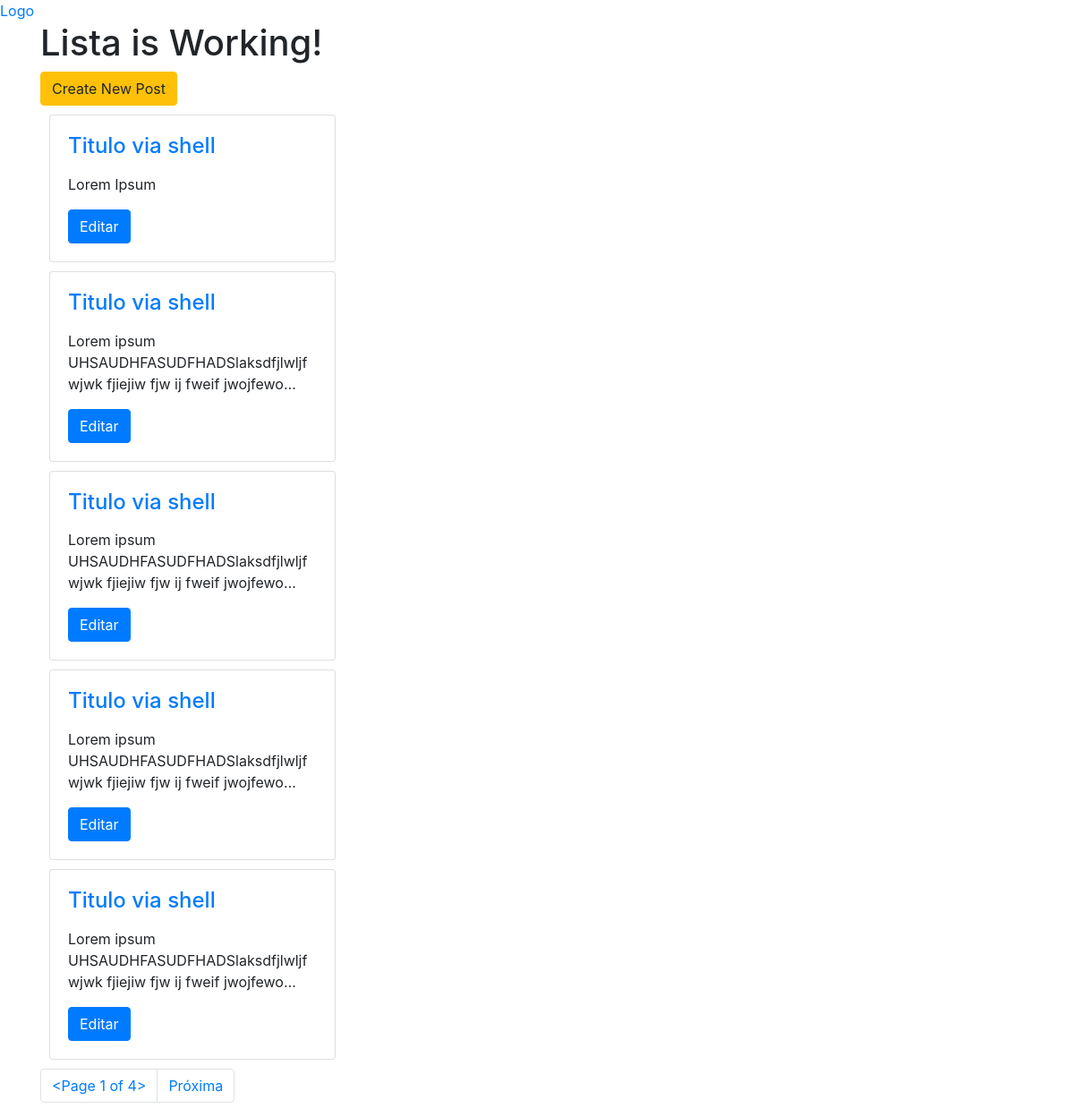
The page / on the database its author committed.
### posts/models.py (models this page shows, shortened)
class Post(models.Model):
	title = models.CharField(max_length=120)
	image = models.FileField(null=True,blank=True)
	content = models.TextField()
	updated = models.DateTimeField(auto_now=True,auto_now_add=False)
	created = models.DateTimeField(auto_now=False, auto_now_add=True)
	class Meta:
		ordering = ['-id','-created']

### posts/views.py (the view)
# urls.py: url(r'^$', posts_list, name='list'),
def posts_list(request):
	queryset_list = Post.objects.all().order_by('-created')
	paginator = Paginator(queryset_list,5)
	page = request.GET.get('pagina')
	try:
		queryset = paginator.page(page)
	except PageNotAnInteger:
		queryset = paginator.page(1)
	except EmptyPage:
		queryset = paginator.page(paginator.num_pages)
	context = {
		'title':'Lista',
		'posts':queryset
	}
	return render(request,'base.html',context)

### posts/templates/base.html (shortened to what this page needs)
{% load staticfiles %}
<!DOCTYPE html>
<html>
<head>
    <link rel="stylesheet" href="https://maxcdn.bootstrapcdn.com/bootstrap/4.0.0-beta/css/bootstrap.min.css">
    <link rel="stylesheet" href="{% static 'posts/teste.css' %}">
</head>
<body>
        <a href="{% url 'posts:list' %}">Logo</a>
<div class="container">
    {% block container %}
        <h1>{{ title }} is Working!</h1>
        <a href="{% url 'posts:create' %}" class="btn btn-warning">Create New Post</a>
        {% for post in posts%}
        <div class="card" style="width: 20rem; margin: 10px;">
            <div class="card-body">
                <h4 class="card-title"><a href="{% url 'posts:detail' id=post.id %}">{{ post.title}}</a></h4>
                <p class="card-text">{{ post.content | linebreaks | truncatechars:80 }}</p>
                <a href="{% url 'posts:update' id=post.id %}" class="btn btn-primary">Editar</a>
            </div>
        </div>
        {% endfor%}
    {% endblock %}
<nav aria-label="Page navigation example">
  <ul class="pagination">
      <li class="page-item"><a href="?pagina={{ posts }}" class="page-link">{{ posts }}</a></li>
      {% if posts.has_next %}
        <li class="page-item"><a class="page-link" href="?pagina={{ posts.next_page_number }}">Próxima</a></li>
      {% endif %}
  </ul>
</nav>
</div>
</body>
</html>

### rows shown on the page
Post: title "Titulo via shell", content "Lorem Ipsum"
Post: title "Titulo via shell", content "Lorem ipsum UHSAUDHFASUDFHADSlaksdfjlwljf wjwk fjiejiw fjw ij fweif jwojfewo…"
Post: title "Titulo via shell", content "Lorem ipsum UHSAUDHFASUDFHADSlaksdfjlwljf wjwk fjiejiw fjw ij fweif jwojfewo…"
Post: title "Titulo via shell", content "Lorem ipsum UHSAUDHFASUDFHADSlaksdfjlwljf wjwk fjiejiw fjw ij fweif jwojfewo…"
Post: title "Titulo via shell", content "Lorem ipsum UHSAUDHFASUDFHADSlaksdfjlwljf wjwk fjiejiw fjw ij fweif jwojfewo…"

### other values the page prints
{{ title }} "Lista"
{{ posts }} "<Page 1 of 4>"
